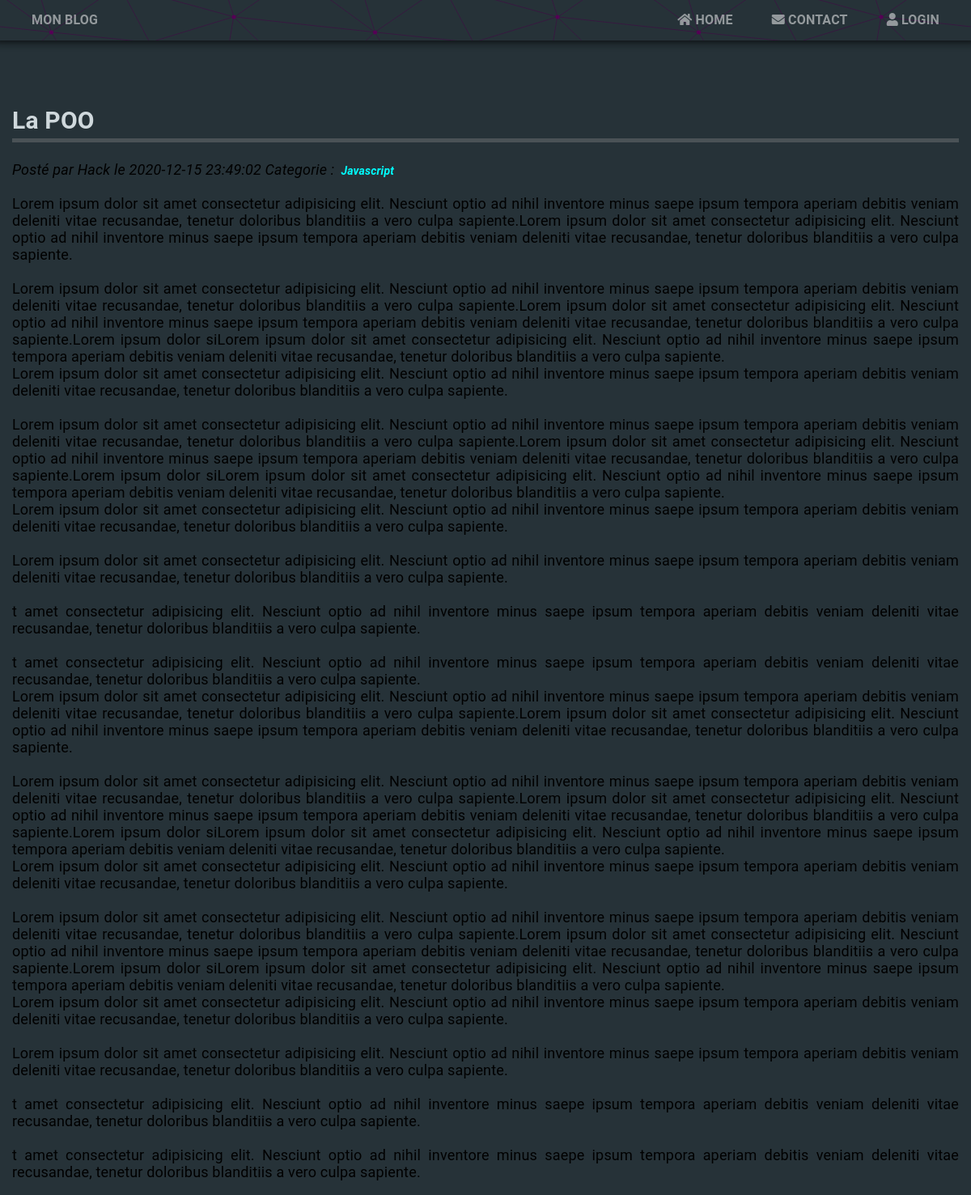
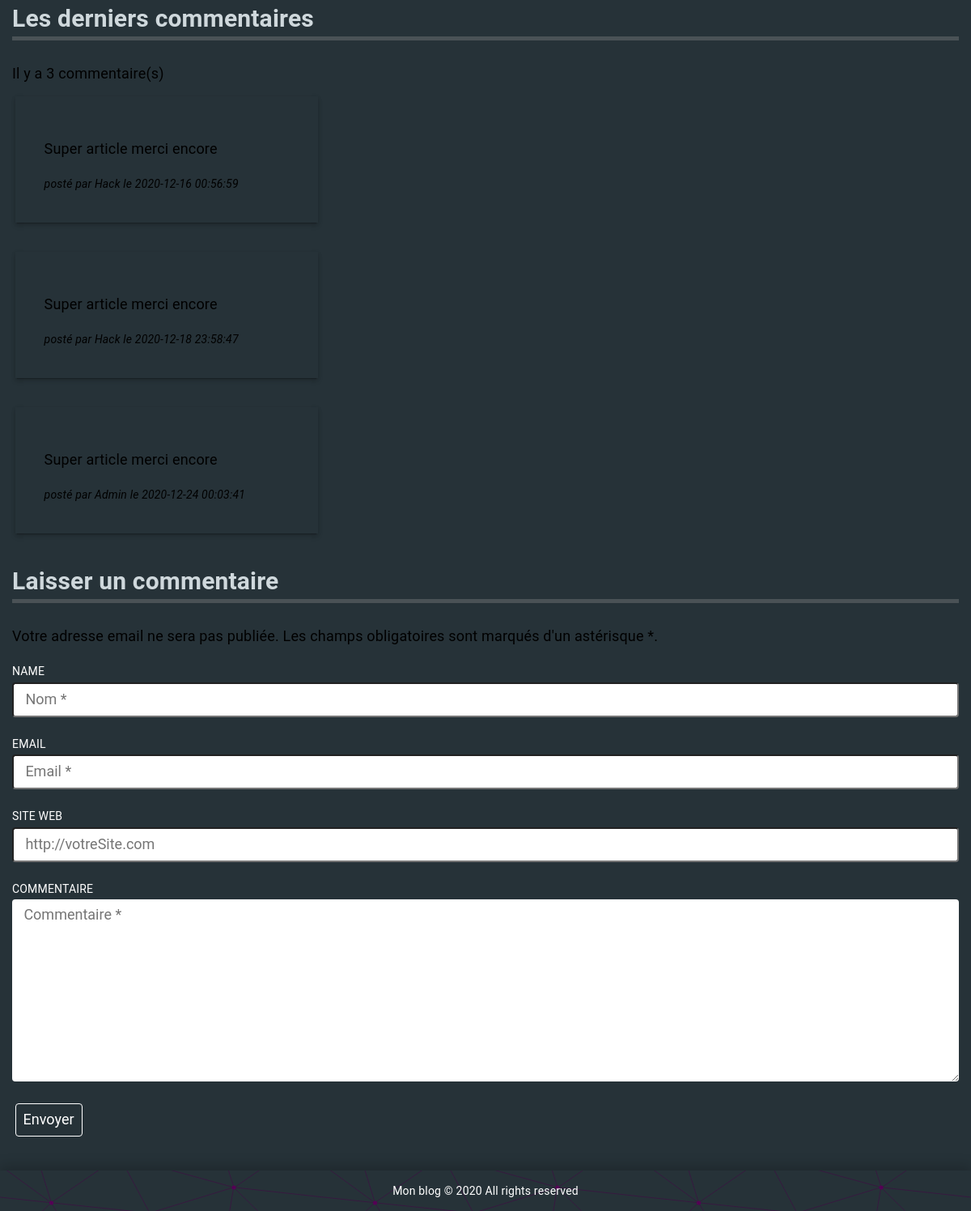
The app's page /showpost.php?id=107 with its own data (2 pictures, top to bottom).
### tables this page shows
CREATE TABLE `posts` (
  `id` int(11) UNSIGNED NOT NULL,
  `title` varchar(100) NOT NULL,
  `content` text NOT NULL,
  `author_id` tinyint(3) UNSIGNED DEFAULT NULL,
  `category_id` tinyint(3) UNSIGNED DEFAULT NULL,
  `created_at` datetime NOT NULL,
  `updated_at` datetime DEFAULT NULL,
  `published` tinyint(4) DEFAULT NULL
);

CREATE TABLE `authors` (
  `id` int(11) UNSIGNED NOT NULL,
  `authorName` varchar(60) NOT NULL,
  `authorEmail` varchar(100) NOT NULL
);

CREATE TABLE `categories` (
  `id` int(11) UNSIGNED NOT NULL,
  `categoryName` varchar(50) NOT NULL
);

CREATE TABLE `comments` (
  `id` int(11) UNSIGNED NOT NULL,
  `name` varchar(60) NOT NULL,
  `content` text NOT NULL,
  `created_at` datetime NOT NULL,
  `updated_at` datetime DEFAULT NULL,
  `post_id` int(10) UNSIGNED NOT NULL,
  `email` varchar(100) NOT NULL,
  `ip` varchar(100) DEFAULT NULL,
  `url` varchar(200) DEFAULT NULL,
  `agent` varchar(255) DEFAULT NULL,
  `website` varchar(100) DEFAULT NULL
);

### inc/utils.php (called while the page is built, shortened)
<?php
function isAuthenticated()
{
    return isset($_SESSION['auth']) && $_SESSION['auth'] == true;
}

### inc/DatabaseConnection.php (called while the page is built)
<?php
function getDatabase() {
    try {
        $pdo = new PDO('mysql:host=localhost;dbname=project_blog;charset=utf8', 'root', 'root');
        $pdo->setAttribute(PDO::ATTR_ERRMODE, PDO::ERRMODE_EXCEPTION);
        $pdo->exec('SET NAMES "utf8"');
    } catch (\PDOException $e) {
        die('Error: ' . $e->getMessage());
    }
    return $pdo;
}

### showpost.php (the view, shortened to what this page needs)
<?php
include_once 'inc/utils.php';
include_once 'inc/DatabaseConnection.php';
$sql = 'SELECT posts.id, posts.title, posts.content,
        posts.author_id, posts.category_id, posts.created_at,
        authors.authorName,
        categories.categoryName
    FROM posts
    INNER JOIN authors
        ON posts.author_id = authors.id
    INNER JOIN categories
        ON posts.category_id = categories.id
    WHERE posts.id = :id
';
$statement = getDatabase()->prepare($sql);
$statement->bindParam(':id', $_GET['id'], PDO::PARAM_INT);
$statement->execute();
$post = $statement->fetch(PDO::FETCH_OBJ);
$sql = 'SELECT comments.id, comments.name, comments.content,
        comments.created_at, comments.updated_at, comments.post_id, comments.email,
        comments.ip, comments.url, comments.agent, comments.website
    FROM comments
    WHERE comments.post_id = :id
';
$statement = getDatabase()->prepare($sql);
$statement->bindValue(':id', $_GET['id'], PDO::PARAM_INT);
$statement->execute();
$comments = $statement->fetchAll(PDO::FETCH_OBJ);
$sql = 'SELECT COUNT(*) AS totalComments FROM comments WHERE post_id = :id';
$statement = getDatabase()->prepare($sql);
$statement->bindParam(':id',  $_GET['id'], PDO::PARAM_INT);
$statement->execute();
$result = $statement->fetch(PDO::FETCH_OBJ);
$totalPostComments = $result->totalComments;
?>
<!DOCTYPE html>
<html lang="fr">
<head>
    <link rel="stylesheet" href="https://use.fontawesome.com/releases/v5.11.2/css/all.css">
    <link rel="stylesheet" href="/css/normalize.css">
    <link rel="stylesheet" href="/css/style.css">
</head>
<body>
    <header>
        <section class="container">
            <div class="header-top">
                <a href="/">Mon blog</a>
                <nav>
                    <a href="/"><i class="fas fa-home"></i>&nbsp;Home</a>
                    <a href="/contact.php"><i class="fas fa-envelope"></i>&nbsp;Contact</a>
                    <?php if (isAuthenticated()): ?>
                        <a href="/dashboard.php"><i class="fas fa-toolbox"></i>&nbsp;Dashboard</a>
                        <a href="/logout.php"><i class="fas fa-user"></i>&nbsp;Logout</a>
                    <?php else: ?>
                        <a href="/login.php"><i class="fas fa-user"></i>&nbsp;Login</a>
                    <?php endif ?>
                </nav>
            </div>
        </section>
    </header>
    <main class="container">
        <h1><?= htmlspecialchars(ucfirst($post->title), ENT_QUOTES, 'UTF-8') ?></h1>
        <em>
            Posté par <?= htmlspecialchars(ucfirst($post->authorName), ENT_QUOTES, 'UTF-8') ?> le <?= $post->created_at ?>
            Categorie&nbsp;:
            <a href="/category.php?id=<?= intval($post->category_id) ?>">
                &nbsp;<?= htmlspecialchars(ucfirst($post->categoryName), ENT_QUOTES, 'UTF-8') ?>
            </a>
        </em>
        <p><?= nl2br(htmlspecialchars($post->content, ENT_QUOTES, 'UTF-8')) ?></p>
        <h3>Les derniers commentaires</h3>
        <p>Il y a <?= $totalPostComments ?> commentaire(s)</p>
        <?php foreach ($comments as $comment): ?>
            <article class="card">
                <p><?= htmlspecialchars($comment->content, ENT_QUOTES, 'UTF-8') ?></p>
                <em>posté par <?= htmlspecialchars(ucfirst($comment->name), ENT_QUOTES, 'UTF-8') ?> le <?= $comment->created_at ?></em>
            </article>
        <?php endforeach ?>
        <h3>Laisser un commentaire</h3>
        <p>Votre adresse email ne sera pas publiée. Les champs obligatoires sont marqués d'un astérisque *.</p>
        <form action="" method="post">
            <label for="name">Name</label>
            <input type="text" id="name" name="name" placeholder="Nom *" data-help="Votre Nom">
            <label for="email">Email</label>
            <input type="email" id="email" name="email" placeholder="Email *" data-help="Votre Email">
            <label for="website">Site web</label>
            <input type="url" id="website" name="website" placeholder="http://votreSite.com" data-help="Votre Site Web">
            <label for="content">Commentaire</label>
            <textarea name="content" id="content" cols="30" rows="10" placeholder="Commentaire *" data-help="Votre Commentaire"></textarea>
            <input type="submit" value="Envoyer">
        </form>
    </main>
    <footer>
        <p>Mon blog &copy; <?= Date('Y') ?> All rights reserved</p>
    </footer>
</body>
</html>

### css/style.css (style rules this page uses)
:root { --bg-primary: #263238; --text-color: #000; --title-color: #cfd8dc; }
html { height: 100%; font-size: 62.5%; }
body { position: relative; min-height: 100%; padding-bottom: 3em; font-family: Roboto, Oxygen-Sans, Ubuntu, Cantarell, "Helvetica Neue", sans-serif; font-size: 1.8rem; letter-spacing: .01em; text-align: justify; line-height: 1.5; background: var(--bg-primary); }
*, *::before, *::after { -webkit-box-sizing: border-box; -moz-box-sizing: border-box; -o-box-sizing: border-box; box-sizing: border-box; }
.container { margin: 0 auto; width: 100%; }
@media screen and (min-width: 768px) { .container { width: 750px; } }
@media (min-width: 992px) { .container { width: 970px; } }
@media (min-width: 1200px) { .container { width: 1170px; } }
h1, h2, h3 { margin-top: 0; font-size: 3rem; color: var(--title-color); border-bottom: 5px solid rgba(155, 155, 155, .3); }
p { font: normal 1.8rem 'Roboto', Helvetica, Arial, sans-serif; color: var(--text-color); }
header { position: fixed; top: 0; width: 100%; margin-bottom: 5em; min-height: 50px; box-shadow: 0 0 4px 2px rgba(0, 0, 0, .3), 0 0 4px 5px rgba(0, 0, 0, .2), 0 0 4px 10px rgba(0, 0, 0, .1); background-color: #263238; z-index: 999; }
.header-top { display: flex; justify-content: space-between; align-items: center; min-height: 50px; }
.header-top a { font-size: 1.6rem; }
nav { display: flex; justify-content: center; }
nav > a, .header-top > a { padding: .8em 1.5em; text-transform: uppercase; color: rgba(255, 255, 255, 0.5); }
a { font-size: 1.4rem; font-weight: bold; text-decoration: none; color: rgba(0, 255, 255, 1); }
main { padding-top: 7em; }
form { margin-bottom: 2em; }
label { display: inline-block; margin-bottom: .2em; color: #fff; text-transform: uppercase; font-size: 1.4rem; }
textarea { width: 100%; padding: .5em .8em; margin-bottom: 1em; border: none; border-radius: 4px; }
input[type=text], input[type=password], input[type=email], input[type=url] { width: 100%; padding: .5em .8em; margin-bottom: 1em; outline: none; border-radius: 4px; }
.btn, input[type=submit] { padding: .5em; margin: .1em .2em; background-color: transparent; color: white; border: 1px solid #fff; border-radius: 4px; cursor: pointer; }
.card { padding: 2em; margin: .2em; width: 100%; margin-bottom: 2em; box-shadow: 0 4px 6px 0 rgba(0, 0, 0, .14), 0 1px 5px 0 rgba(0, 0, 0, .12), 0 3px 1px -2px rgba(0, 0, 0, .2); }
.card em { font-size: 1.4rem; }
@media (min-width: 992px) { .card { padding: 2em; margin: .2em; max-width: 32%; margin-bottom: 2em; box-shadow: 0 4px 6px 0 rgba(0, 0, 0, .14), 0 1px 5px 0 rgba(0, 0, 0, .12), 0 3px 1px -2px rgba(0, 0, 0, .2); } }
footer { position: absolute; width: 100%; min-height: 50px; bottom: 0; background-color: #263238; box-shadow: 0 -4px 17px 1px rgba(0, 0, 0, 0.2); }
footer p { margin: 0; line-height: 50px; font-size: 1.4rem; text-align: center; color: #fff; }

### records on screen
posts: title "La POO", author.authorName "Hack", created_at "2020-12-15 23:49:02", category.categoryName "Javascript", content "Lorem ipsum dolor sit amet consectetur adipisicing elit. Nesciunt optio ad nihil inventore minus saepe ipsum tempora aperiam debitis veniam deleniti vitae recusandae, tenetur doloribus blanditiis a vero culpa sapiente.Lorem ipsum dolor sit amet consectetur adipisicing elit. Nesciunt optio ad nihil inventore minus saepe ipsum tempora aperiam debitis veniam deleniti vitae recusandae, tenetur doloribus blanditiis a vero culpa sapiente. Lorem ipsum dolor sit amet consectetur adipisicing elit. Nesciunt optio ad nihil inventore minus saepe ipsum tempora aperiam debitis veniam deleniti vitae recusandae, tenetur doloribus blanditiis a vero culpa sapiente.Lorem ipsum dolor sit amet consectetur…"
comments: content "Super article merci encore", name "Hack", created_at "2020-12-16 00:56:59"
comments: content "Super article merci encore", name "Hack", created_at "2020-12-18 23:58:47"
comments: content "Super article merci encore", name "Admin", created_at "2020-12-24 00:03:41"

### other values on screen
$totalPostComments "3"
Date('Y') "2020"
